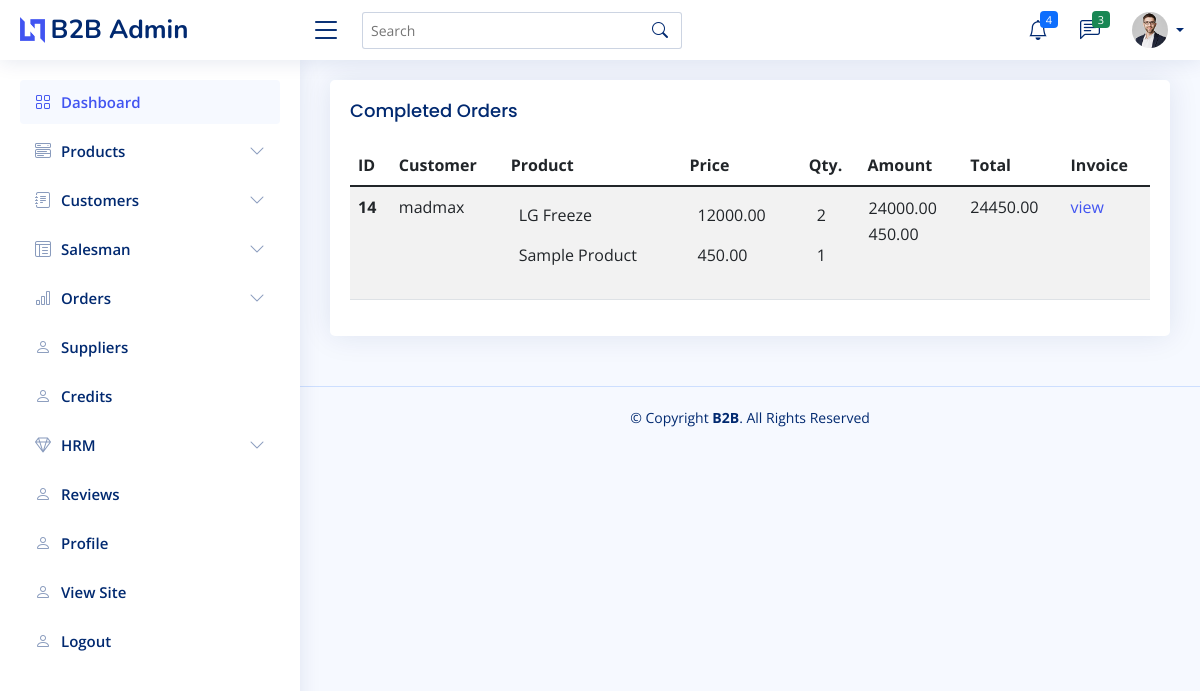
The app's page /admin-dashboard/orders/completed/, older data.
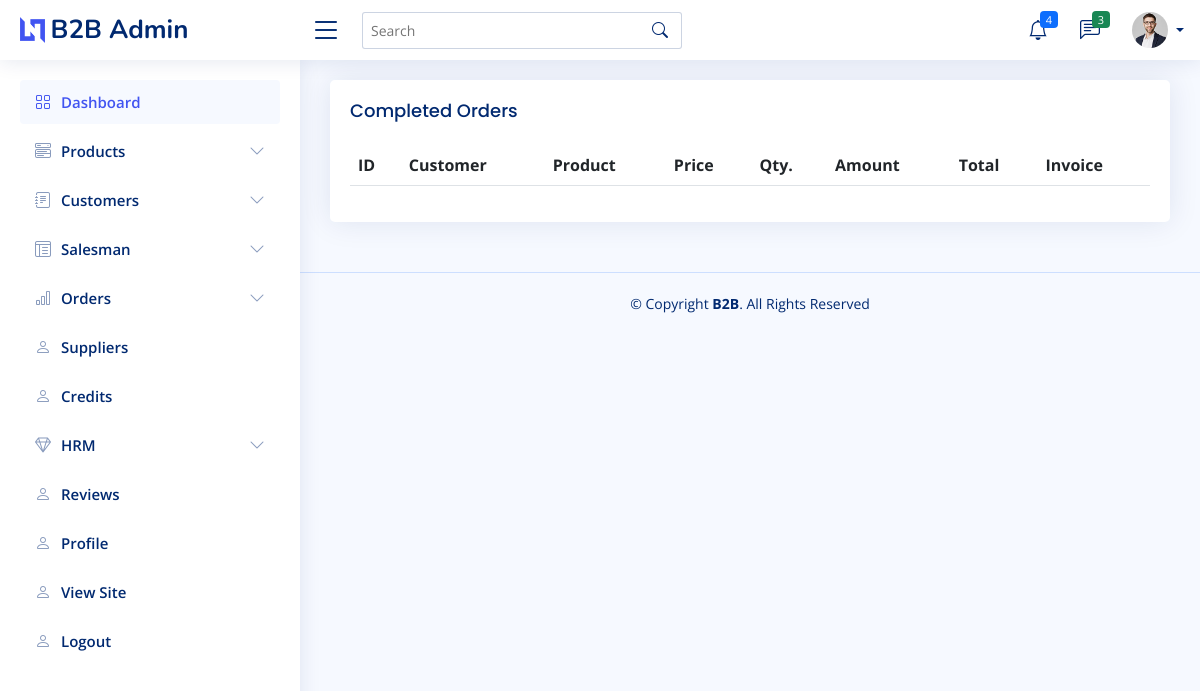
The same page, newer data.
### orders/models.py (models this page shows, shortened)
class Order(models.Model):
    PAYMENT_CHOICES = [('credit', 'Credit'),('cod', 'Cash on Delivery')]
    ORDER_STATUS_CHOICES = [('unverified', 'Unverified'),
                            ('verified','Verified'),
                            ('on_delivery', 'On Delivery'),
                            ('delivered', 'Delivered'),
                            ('cancelled','Cancelled')]
    user = models.ForeignKey(User, on_delete = models.CASCADE, related_name = 'orders')
    payment_method = models.CharField(max_length = 50, choices = PAYMENT_CHOICES)
    order_status = models.CharField(max_length = 50, choices = ORDER_STATUS_CHOICES)
    created = models.DateTimeField(auto_now_add = True)
    updated = models.DateTimeField(auto_now = True)
    objects = OrderManager()
    class Meta:
        ordering = ['-created']
    def get_total_cost(self):
        return sum([item.get_cost() for item in self.items.all()])

class OrderItem(models.Model):
    order = models.ForeignKey(Order, on_delete = models.CASCADE, related_name = 'items')
    product = models.ForeignKey(Product, on_delete = models.CASCADE)
    quantity = models.PositiveIntegerField(default = 1)
    def get_cost(self):
        if self.product.discounted_price:
            return self.product.discounted_price * self.quantity
        else:
            return self.product.price * self.quantity

### user/models.py (models this page shows)
class User(AbstractUser):
    is_customer = models.BooleanField(default = False)
    is_salesman = models.BooleanField(default = False)
    is_admin = models.BooleanField(default  = False)

### shop/models.py (models this page shows, shortened)
class Product(models.Model):
    COLOR_CHOICES = [
        ('white', 'White'),
        ('black', 'Black'),
        ('grey', 'Grey'),
        ('silver', 'Silver'),
        ('golden', 'Golden'),
    ]
    category = models.ForeignKey(Category, on_delete = models.CASCADE, related_name = 'products', verbose_name="Category*")
    sub_category = models.ForeignKey(SubCategory, on_delete = models.CASCADE, related_name = 'products', verbose_name="Sub Category*")
    sub_sub_category = models.ForeignKey(SubSubCategory, on_delete = models.CASCADE, related_name = 'products', verbose_name="Sub Sub Category*")
    name = models.CharField('Product Name*',max_length = 500)
    brand = models.ForeignKey(Brand, on_delete = models.CASCADE, blank = True, null = True, related_name = 'products')
    image = models.FileField('Product Images*',upload_to = 'images/')
    color = models.CharField('Product Color*',max_length=100, choices = COLOR_CHOICES, blank = True, null = True)
    price = models.DecimalField('Price*',max_digits = 10,decimal_places = 2)
    discounted_price = models.DecimalField('Discounted Price',max_digits = 10, decimal_places = 2, blank = True, null = True)
    stock = models.PositiveIntegerField('Stock*')
    size = models.CharField(max_length = 10, blank = True, null = True)
    type = models.CharField('Product Type',max_length = 10, blank = True, null = True)
    is_featured = models.BooleanField('Featured Product',default = False)
    created_date = models.DateTimeField(auto_now_add = True)
    updated_date = models.DateTimeField(auto_now = True)

### orders/views.py (the view)
# urls.py: path('admin-dashboard/orders/completed/', views.completed_orders, name = 'completed_orders'),
def completed_orders(request):
    completed_orders = Order.objects.filter(order_status = 'delivered')
    return render(request,'orders/completed_orders.html', {'completed_orders':completed_orders})

### orders/models.py (called while the page is built)
    def get_queryset(self):
        return OrderQuerySet(self.model, using=self._db)

### orders/templates/orders/completed_orders.html
{% extends 'shop/admin_base.html' %}
{% block main %}
<section class="section">
      <div class="row">
        <div class="col-lg-12">
          <div class="card">
            <div class="card-body">
              <h5 class="card-title">Completed Orders</h5>
              <table class="table table-striped datatable">
                <thead>
                  <tr>
                    <th scope="col">ID</th>
                    <th scope="col">Customer</th>
                    <th scope="col">Product</th>
                    <th scope="col">Price</th>
                    <th scope="col">Qty.</th>
                    <th scope="col">Amount</th>
                    <th scope="col">Total</th>
                    <th scope="col">Invoice</th>
                  </tr>
                </thead>
                <tbody>
                {% for order in completed_orders %}
                  <tr>
                    <th scope="row">{{order.id}}</th>
                    <td>{{order.user}}</td>
                    <td>
                        <table class="table table-borderless">
                        {% for item in order.items.all %}
                            <tr>
                            <td>{{item.product.name}}</td>
                            </tr>
                        {% endfor%}
                        </table>
                    </td>
                    <td>
                        <table class="table table-borderless">
                        {% for item in order.items.all %}
                            <tr>
                                {% if item.product.discounted_price%}
                                <td>{{item.product.discounted_price}}</td>
                                {% else %}
                                <td>{{item.product.price}}</td>
                                {% endif %}
                            </tr>
                        {% endfor%}
                        </table>
                    </td>
                    <td>
                        <table class="table table-borderless">
                        {% for item in order.items.all %}
                            <tr>
                                <td>{{item.quantity}}</td>
                            </tr>
                        {% endfor%}
                        </table>
                    </td>
                    <td>
                        <table>
                        {% for item in order.items.all %}
                            <tr>
                                <td>{{item.get_cost}}</td>
                            </tr>
                        {% endfor%}
                        </table>
                    </td>
                    <td>{{order.get_total_cost}}</td>
                    <td><a href="{% url 'orders:order_invoice' order.id %}">view</a></td>
                  </tr>
                  {% endfor%}
                </tbody>
              </table>
            </div>
          </div>
        </div>
      </div>
    </section>
{% endblock %}

Row changes from the older to the newer data that the page shows:
removed Order: id "14", user "madmax", get_total_cost "24450.00"
removed OrderItem: product.name "LG Freeze", product.discounted_price "12000.00", quantity "2", get_cost "24000.00"
removed OrderItem: product.name "Sample Product", product.discounted_price "450.00", quantity "1", get_cost "450.00"
